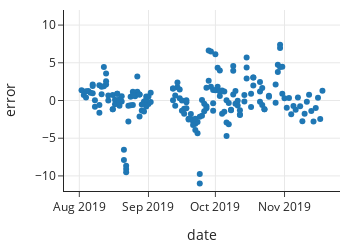

Notebook source saved alongside this figure:
### Markdown cell above
The *residual plot* we made earlier gives a visual assessment of the quality of the fit. A good fit will show a cloud of points around the y=0 line with no clear pattern. When there is a clear pattern, we can usually conclude that the simple linear model doesn't entirely capture the relationship between the features. We saw earlier that there are no apparent patterns in our residual plot. 

Other types of residual plots that can be useful in a visual assessment of the model are plots the residuals against a feature that was not included in the model. If we see a pattern then we may want to include this additional feature in the model. That is, we may want to fit a multiple linear model. For these particular data, since the measurements are daily averages over a two month period, we want to check whether there are any patterns in time. To do this, we plot the errors against time.

### Code cell
fig = px.scatter(x= GA["date"], y=errors, 
                 labels={
                     "y": "error",
                     "x": "date"},
                 width=350, height=250)

fig.update_yaxes(range=[-12, 12])
fig

### Figure 1 — Plotly figure (JSON) as saved in the notebook; plotly's stock layout.template omitted (floating-point values rounded to 4 significant figures; data arrays with more than 128 entries replaced by an {"elided": "..."} marker saying what was removed)
{"data": [{"hovertemplate": "date=%{x}<br>error=%{y}<extra></extra>", "legendgroup": "", "marker": {"color": "#1F77B4", "symbol": "circle"}, "mode": "markers", "name": "", "orientation": "v", "showlegend": false, "type": "scatter", "x": {"elided": "184 str values"}, "xaxis": "x", "y": {"elided": "184 float values"}, "yaxis": "y"}], "layout": {"height": 250, "legend": {"tracegroupgap": 0}, "width": 350, "xaxis": {"anchor": "y", "autorange": true, "domain": [0, 1], "range": ["2019-07-25 03:10:05.2304", "2019-11-25 20:49:54.7696"], "title": {"text": "date"}, "type": "date"}, "yaxis": {"anchor": "x", "domain": [0, 1], "range": [-12, 12], "title": {"text": "error"}, "type": "linear"}}}
